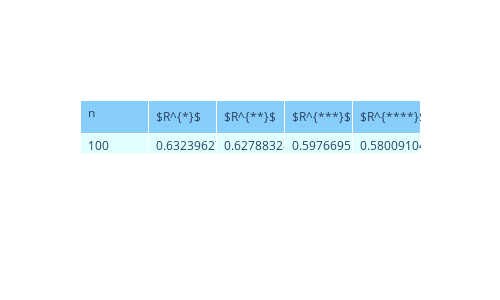

Notebook source saved alongside this figure:
### Code cell
#!pip install plotly
import plotly.graph_objects as go
!pip install -U kaleido
import kaleido

fig = go.Figure(data=[go.Table(header=dict(values=['n', r'$R^{*}$',r'$R^{**}$', r'$R^{***}$', r'$R^{****}$'], 
                                           fill_color='lightskyblue',
                                           align='left'),
                 cells=dict(values=[[n], [eNW] , [eNNW] , [NewE], [NewEK]], fill_color='lightcyan',align='left'))
                     ])
fig.update_layout(width=500, height=300)
fig.show()
fig.write_image(fig,'tb1.png', engine='kaleido')

### Figure 1 — Plotly figure (JSON) as saved in the notebook; plotly's stock layout.template omitted (floating-point values rounded to 4 significant figures)
{"data": [{"cells": {"align": "left", "fill": {"color": "lightcyan"}, "values": [[100], [[0.6324]], [[0.6279]], [0.5977], [0.5801]]}, "header": {"align": "left", "fill": {"color": "lightskyblue"}, "values": ["n", "$R^{*}$", "$R^{**}$", "$R^{***}$", "$R^{****}$"]}, "type": "table"}], "layout": {"height": 300, "width": 500}}
